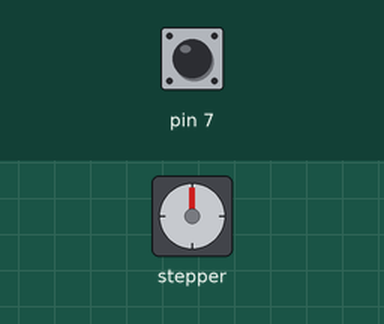
This sketch was run on a simulated Arduino Uno, built with avr-gcc and run on an emulated ATmega328P. Shown: stepper motor. Wiring (inferred from the names in the program): stepper motor driver (200 steps per turn assumed): step pin 3; direction pin 4. The test bench sets the inputs (shaded band); at power-on: pin 7 HIGH.

Above: at 0.1 s.
1.4 s: pin 7 pulled LOW for 0.15 s
At 2.0 s:
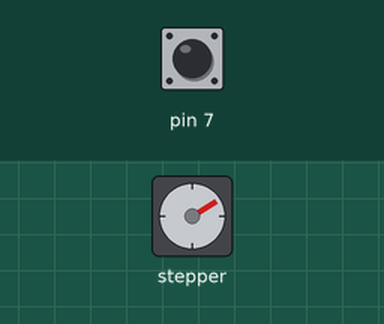
3.0 s: pin 7 pulled LOW for 1 s
At 5.0 s:
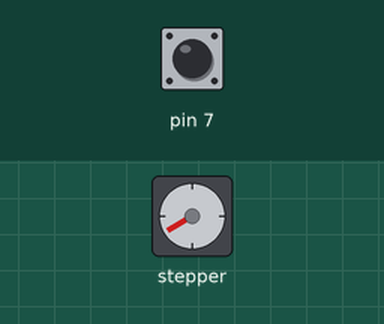
7.0 s: pin 7 pulled LOW for 0.15 s
8.6 s: pin 7 pulled LOW for 3.2 s
At 12.8 s:
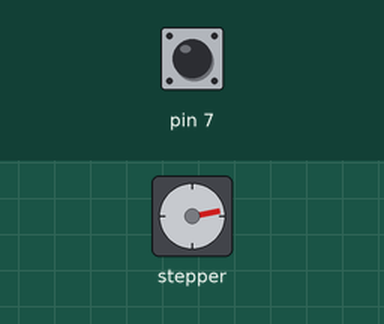
14.8 s: pin 7 pulled LOW for 0.15 s
16.4 s: pin 7 pulled LOW for 1 s
At 18.4 s:
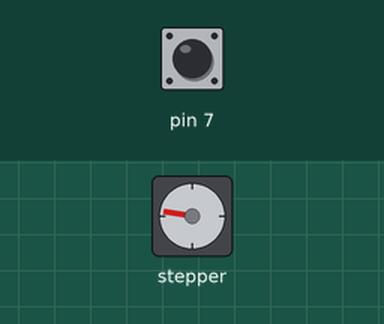
Timing chart, 0 to 21.4 s (numbered marks = the images above; inputs shaded):
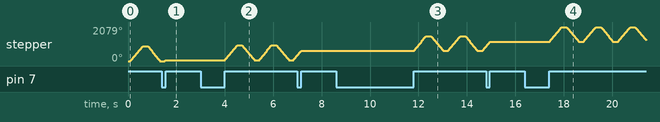

Measured:
- after the input at 3.0 s, stepper: turns 900° clockwise in 0.51 s, then 900° counter-clockwise in 0.51 s, then 900° clockwise in 0.51 s, then 900° counter-clockwise in 0.51 s, and so on
- after the input at 8.6 s, stepper: turns 900° clockwise in 0.51 s, then 900° counter-clockwise in 0.51 s, then 900° clockwise in 0.51 s, then 900° counter-clockwise in 0.51 s, and so on
- after the input at 16.4 s, stepper: turns 900° clockwise in 0.51 s, then 900° counter-clockwise in 0.51 s, repeating every 1.4 s

The sketch:

StepperMotor.ino
```cpp
//Motor Driver
#define STEP_PIN 3
#define DIR_PIN 4
#define EN_PIN 8

bool isRunning = false;
bool lastButtonState = LOW;
int delayTime = 500;

void setup() {
  Serial.begin(9600);
  //setting the pins for the motor
  pinMode(STEP_PIN, OUTPUT);
  pinMode(DIR_PIN, OUTPUT);
  digitalWrite(EN_PIN, LOW);

  //setting the pins for the buttons
  pinMode(7, INPUT_PULLUP);
  delay(100);
}

void loop() {
  ButtonState();
  if (isRunning){
    moveForward();
    moveBackwards();
  }
}

void ButtonState(){
  bool currentButtonState = digitalRead(7);

  if (lastButtonState == LOW && currentButtonState == HIGH) {
    isRunning = !isRunning;
  }

  lastButtonState = currentButtonState;
}

void moveForward(){
  for (int i = 0; i < 500; i++){
    ButtonState();
    if(isRunning){
    digitalWrite(DIR_PIN, HIGH);
    digitalWrite(STEP_PIN, HIGH);
    delayMicroseconds(delayTime);
    digitalWrite(STEP_PIN, LOW);
    delayMicroseconds(delayTime);
    } else {
      return;
    }
  }
  delay(200);
}
void moveBackwards(){
  for (int i = 0; i < 500; i++){
    ButtonState();
    if(isRunning){
    digitalWrite(DIR_PIN, LOW);
    digitalWrite(STEP_PIN, HIGH);
    delayMicroseconds(delayTime);
    digitalWrite(STEP_PIN, LOW);
    delayMicroseconds(delayTime);
    } else {
      return;
    }
  }
  delay(200);
}
```
